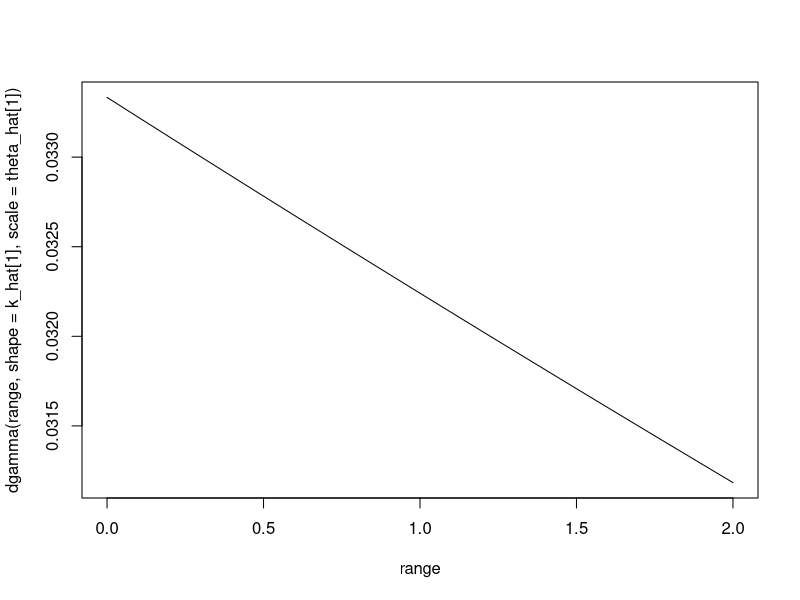
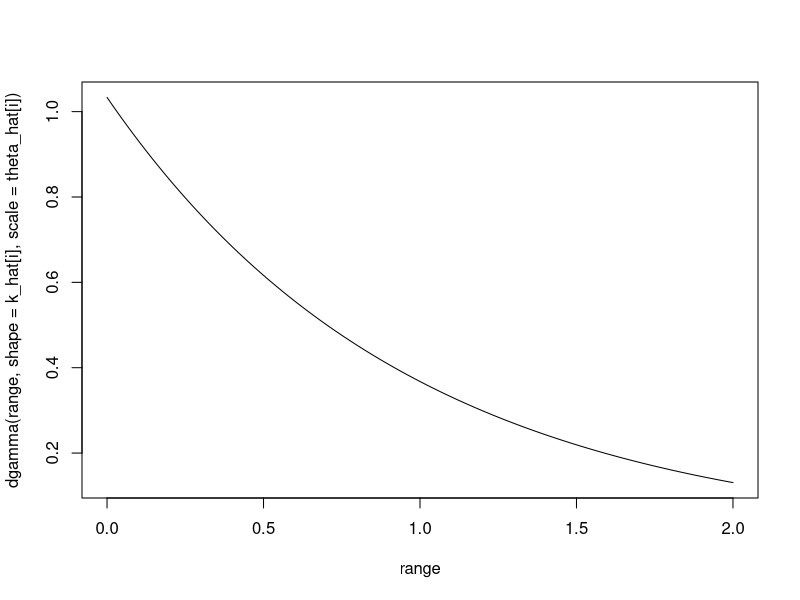
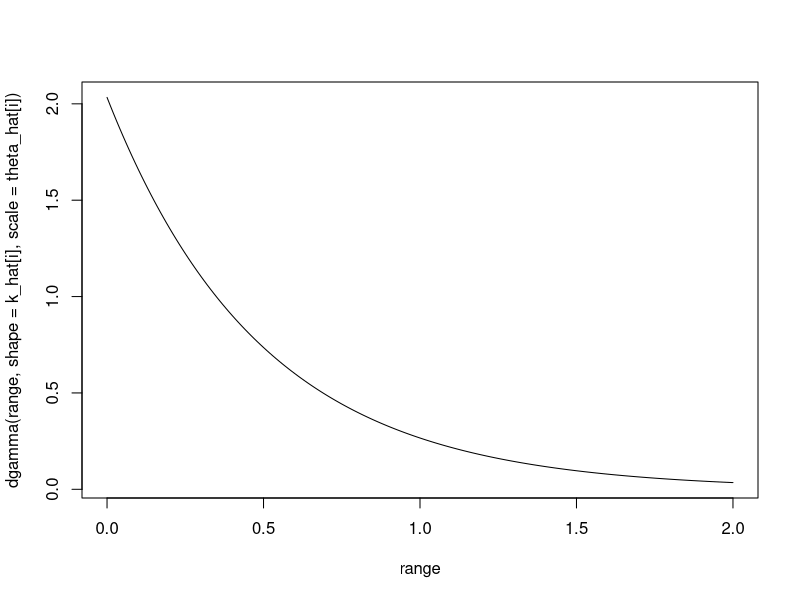
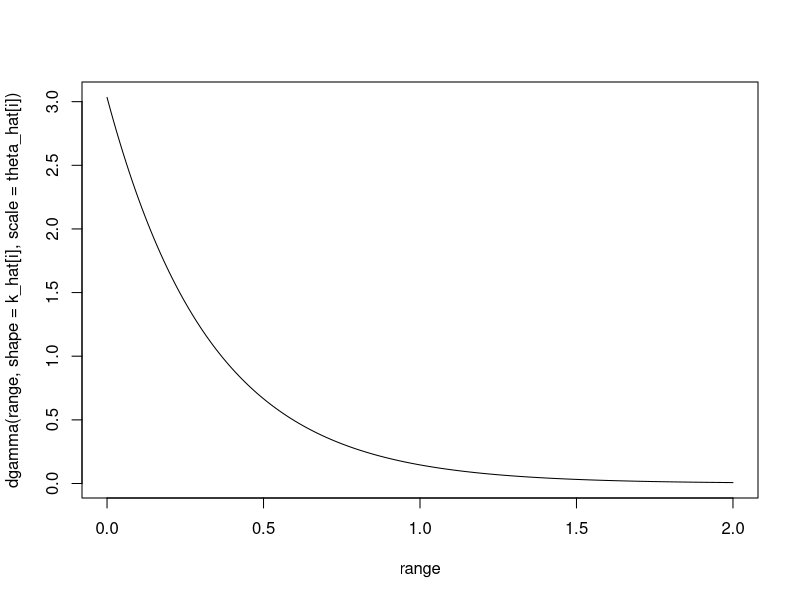
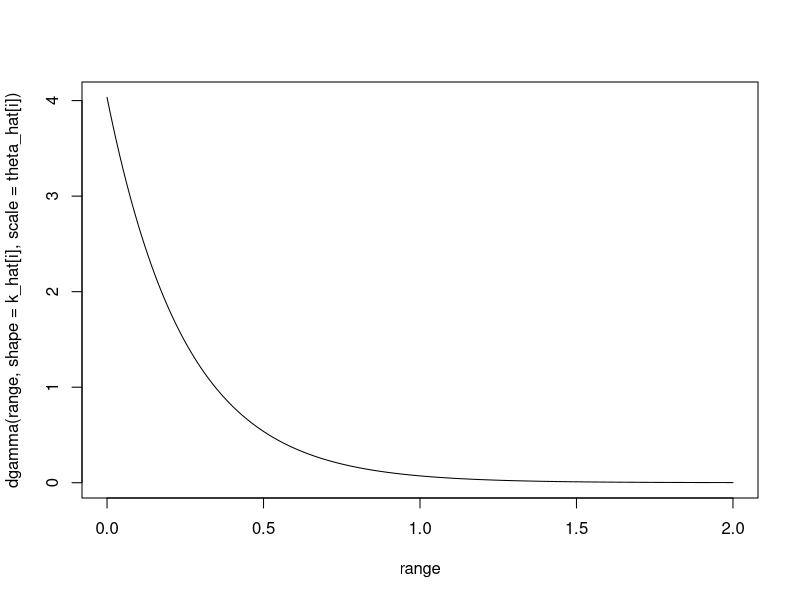
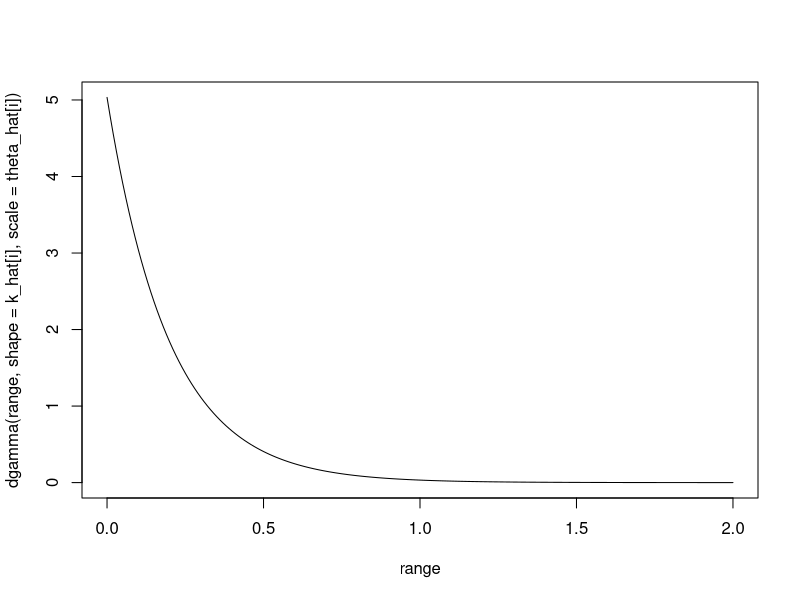
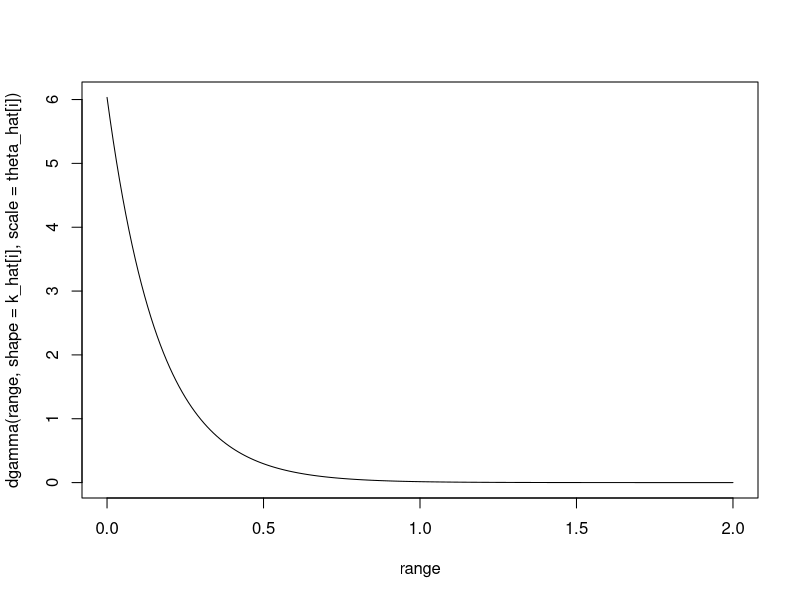
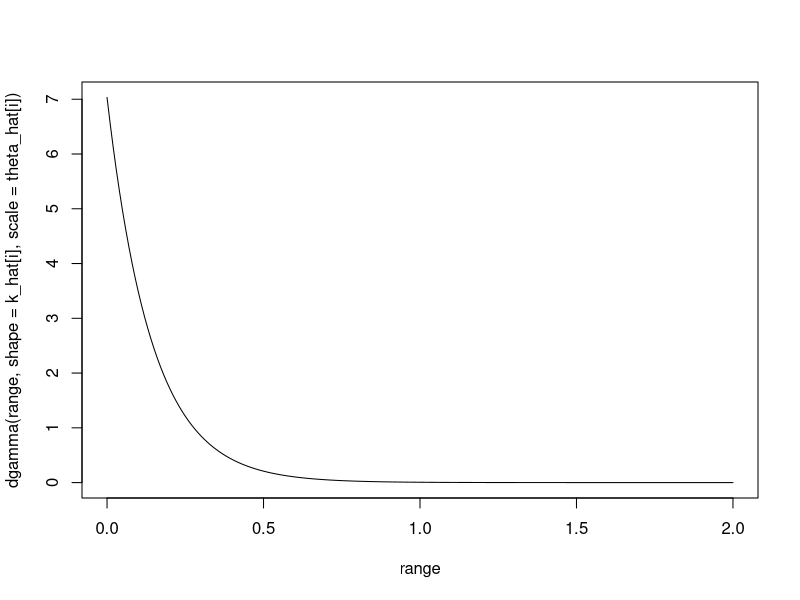

Write the R code that produced these figures, in order.
# The number of mild earthquakes in a paticular place and month is modeled as
# a Poisson variable.  
# We do not know the important Possion parameter which is the average number
# per month.  Our prior opinion on the number of earthquakes is modeled as 
# Gamma(theta,k) (because this makes calculation easy).  
# Since we don't know theta and k we choose values that lead to a somewhat
# unopinionated distribution.  Though we don't know it,
# the real rate of earthquakes in our place of interest is lambda = .3 and will use this
# in our simulation.  After every month we update our Gamma parameters which
# represent our current belief about the earthquake rate.  

months = 1000;
theta_hat = rep(0,months);  # estimate of theta in nth month
k_hat = rep(0,months);      # estimate of k in nth month
count = rep(0,months);  # counts of earthquakes for the different months
range = seq(0,2,by=.01);  # range where we will plot Gamma density
theta_hat[1] = 30;     # initial prior on the Poisson parameter is relatively unopinionated:
k_hat[1] = 1
plot(range,dgamma(range,shape=k_hat[1],scale=theta_hat[1]),type='l');
lambda_true = .3;      # this is true rate which we don't know


for (i in 2:months) {
  x = rpois(lambda=lambda_true,n=1);	# observe the number of earthquakes in month i
  k_hat[i] = k_hat[i-1] + x;		# update Gamma parms according to update formula
  theta_hat[i] = 1/((1/theta_hat[i-1]) + 1);
  plot(range,dgamma(range,shape=k_hat[i],scale=theta_hat[i]),type='l');  # plot current "knowledge" on lambda
  print(paste("earthquakes in month ", i, "is: ",x, "posterior mean is ",k_hat[i]*theta_hat[i]));  
  # recall that posterior mean gives the estimate the minimizes E(sq error).  The mean of 
  # a Gamma(theta,k) is theta*k.  
  readline();
}

# NB.  As we observe more months our opinion of lambda gets more and more concentrated.
# said another way the posterior variance decreases to 0.  
